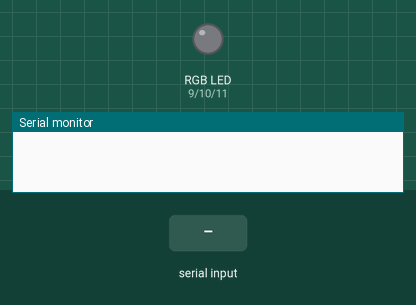
The sketch below on a simulated Arduino Uno, built with avr-gcc and run on an emulated ATmega328P. On the bench: an RGB LED mixed from three pins (HIGH = lit), the last lines printed to the serial monitor. The test bench sets the inputs (shaded band). Dim RGB values are drawn brighter than linear.

Above: at 1.2 s.
1.3 s: "90,45\n" received over Serial
At 2.0 s:
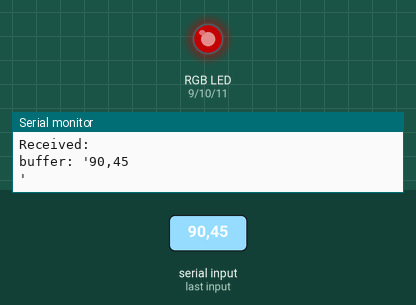
2.8 s: "5\n" received over Serial
At 4.0 s:
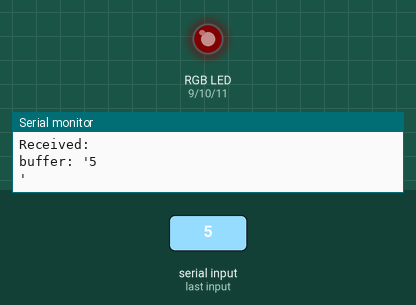
4.3 s: "90 45 200\n" received over Serial
At 5.5 s:
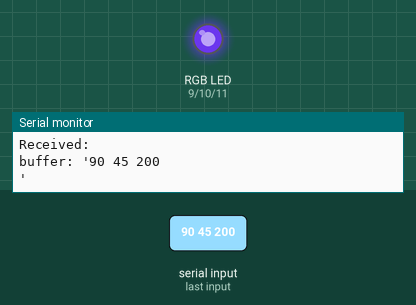
5.8 s: "30,150\n" received over Serial
At 6.6 s:
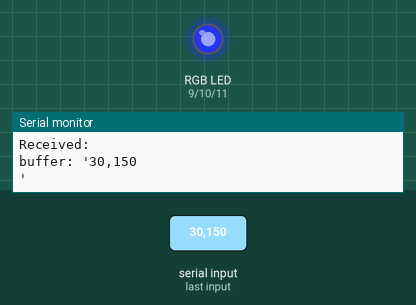
7.3 s: "200\n" received over Serial
At 7.7 s:
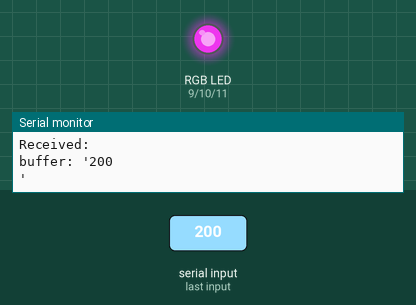
8.8 s: "90\n" received over Serial
At 10.0 s:
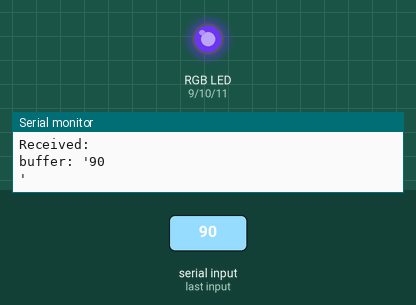
Timing chart, 0 to 11.3 s (numbered marks = the images above; inputs shaded):
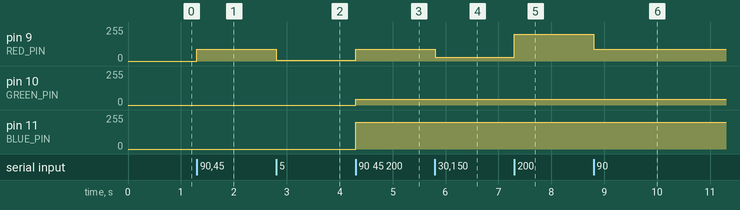

The sketch:

PWM-Serial.ino
```cpp
#define ASCII_DIGIT_OFFSET 0x30;
#define RED_PIN 9
#define GREEN_PIN 10
#define BLUE_PIN 11

char buffer[255];

int y;
int red;
int blue;
int green;

void setup() {
  Serial.begin(115200);
  for (int i=9; i<12; i++) {
    pinMode(i, OUTPUT);
  }
  y = 0;
  red = 0;
  blue = 0;
  green = 0;
  memset(buffer,0,sizeof(buffer));
}

//in cmd::  mode com7 BAUD=9600 PARITY=n DATA=8 STOP=1 && echo 3 > com7

void loop() {
  char received_char;
  while( Serial.available() > 0 ) {
    received_char = Serial.read();
    Serial.print("Received: ");
    Serial.println(received_char);
    buffer[y] = received_char;
    y = y+1%255;

    if(received_char != '\n' && received_char != ';')
      continue;

    Serial.print("buffer: '");
    Serial.print(buffer);
    Serial.println("'");
    sscanf(buffer, "%d %d %d", &red, &green, &blue);

    y=0;
    memset(buffer,0,sizeof(buffer));

    red %= 256;
    green %= 256;
    blue %= 256;

    analogWrite(GREEN_PIN, green);
    analogWrite(RED_PIN, red);
    analogWrite(BLUE_PIN, blue);
  }
}
```

Measured:
- after the input at 1.3 s, pin 9 (RED_PIN): 0/255 → 90/255 at once
- after the input at 2.8 s, pin 9 (RED_PIN): 90/255 → 5/255 at once
- after the input at 4.3 s, pin 9 (RED_PIN): 5/255 → 90/255 at once; pin 10 (GREEN_PIN): 0/255 → 45/255 at once; pin 11 (BLUE_PIN): 0/255 → 200/255 at once
- after the input at 5.8 s, pin 9 (RED_PIN): 90/255 → 30/255 at once
- after the input at 7.3 s, pin 9 (RED_PIN): 30/255 → 200/255 at once
- after the input at 8.8 s, pin 9 (RED_PIN): 200/255 → 90/255 at once
